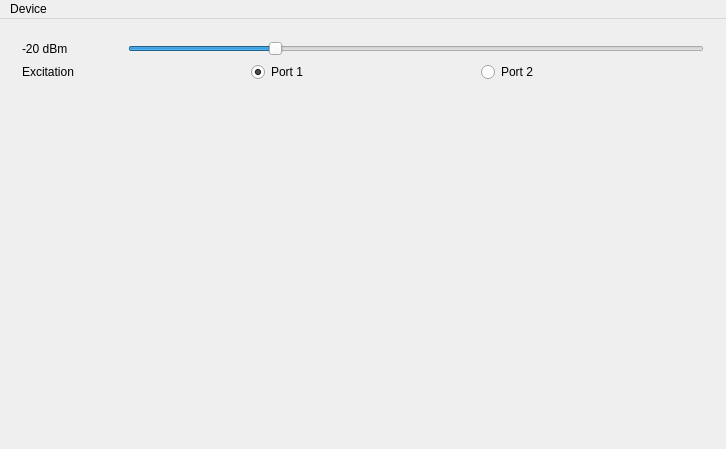
<?xml version="1.0" encoding="UTF-8"?>
<ui version="4.0">
 <class>MainWindow</class>
 <widget class="QMainWindow" name="MainWindow">
  <property name="geometry">
   <rect>
    <x>0</x>
    <y>0</y>
    <width>726</width>
    <height>449</height>
   </rect>
  </property>
  <property name="windowTitle">
   <string>MainWindow</string>
  </property>
  <widget class="QWidget" name="centralWidget">
   <layout class="QVBoxLayout" name="verticalLayout_2">
    <item>
     <widget class="QWidget" name="widget" native="true">
      <property name="sizePolicy">
       <sizepolicy hsizetype="Preferred" vsizetype="Fixed">
        <horstretch>0</horstretch>
        <verstretch>0</verstretch>
       </sizepolicy>
      </property>
      <layout class="QHBoxLayout" name="horizontalLayout">
       <property name="bottomMargin">
        <number>0</number>
       </property>
       <item>
        <widget class="QLabel" name="label">
         <property name="minimumSize">
          <size>
           <width>100</width>
           <height>0</height>
          </size>
         </property>
         <property name="text">
          <string>-20 dBm</string>
         </property>
        </widget>
       </item>
       <item>
        <widget class="QSlider" name="slider">
         <property name="minimum">
          <number>-30</number>
         </property>
         <property name="maximum">
          <number>10</number>
         </property>
         <property name="value">
          <number>-20</number>
         </property>
         <property name="orientation">
          <enum>Qt::Horizontal</enum>
         </property>
        </widget>
       </item>
      </layout>
     </widget>
    </item>
    <item>
     <widget class="QWidget" name="widget_2" native="true">
      <property name="sizePolicy">
       <sizepolicy hsizetype="Preferred" vsizetype="Fixed">
        <horstretch>0</horstretch>
        <verstretch>0</verstretch>
       </sizepolicy>
      </property>
      <layout class="QHBoxLayout" name="horizontalLayout_2">
       <property name="topMargin">
        <number>0</number>
       </property>
       <property name="bottomMargin">
        <number>0</number>
       </property>
       <item>
        <widget class="QLabel" name="label_2">
         <property name="minimumSize">
          <size>
           <width>100</width>
           <height>0</height>
          </size>
         </property>
         <property name="text">
          <string>Excitation</string>
         </property>
        </widget>
       </item>
       <item>
        <widget class="QRadioButton" name="r_port1">
         <property name="text">
          <string>Port 1</string>
         </property>
         <property name="checked">
          <bool>true</bool>
         </property>
        </widget>
       </item>
       <item>
        <widget class="QRadioButton" name="r_port2">
         <property name="text">
          <string>Port 2</string>
         </property>
        </widget>
       </item>
      </layout>
     </widget>
    </item>
    <item>
     <widget class="QWidget" name="w_content" native="true">
      <layout class="QVBoxLayout" name="verticalLayout">
       <property name="spacing">
        <number>0</number>
       </property>
       <property name="leftMargin">
        <number>0</number>
       </property>
       <property name="topMargin">
        <number>0</number>
       </property>
       <property name="rightMargin">
        <number>0</number>
       </property>
       <property name="bottomMargin">
        <number>0</number>
       </property>
      </layout>
     </widget>
    </item>
   </layout>
  </widget>
  <widget class="QMenuBar" name="menuBar">
   <property name="geometry">
    <rect>
     <x>0</x>
     <y>0</y>
     <width>726</width>
     <height>22</height>
    </rect>
   </property>
   <widget class="QMenu" name="menuDevice">
    <property name="title">
     <string>Device</string>
    </property>
   </widget>
   <addaction name="menuDevice"/>
  </widget>
  <action name="actionPort_1_excitation">
   <property name="checkable">
    <bool>true</bool>
   </property>
   <property name="checked">
    <bool>true</bool>
   </property>
   <property name="text">
    <string>Port 1 excitation</string>
   </property>
  </action>
  <action name="actionPort_2_excitation">
   <property name="checkable">
    <bool>true</bool>
   </property>
   <property name="text">
    <string>Port 2 excitation</string>
   </property>
  </action>
 </widget>
 <layoutdefault spacing="6" margin="11"/>
 <resources/>
 <connections/>
</ui>
